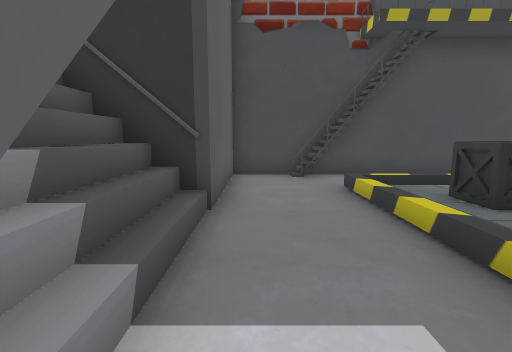
view 1 (above)

15 first-person views from a walk through a 3-D level made in the Unity game engine. The camera is 1.2 m above the floor, tilts 8° down and sees 85° across. The floor is counted in squares, 1 m on a side. Each view is taken from the middle of a square. On the plan, view 1 faces up. The plan holds only what a view shows up to about 13 squares ahead; the rest is blank. The player character is not drawn. Some surface patterns are stand-ins.

view 2
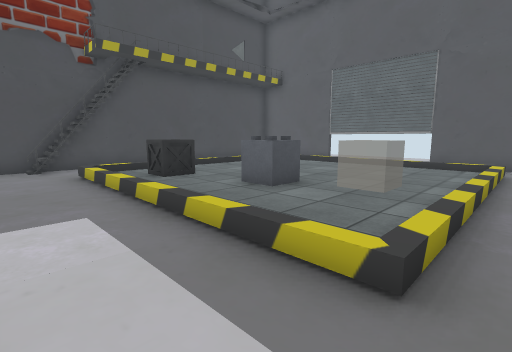

view 3
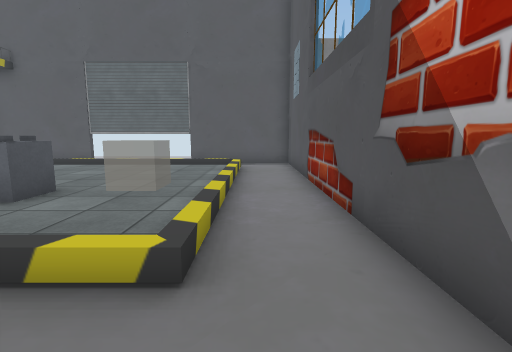

view 4
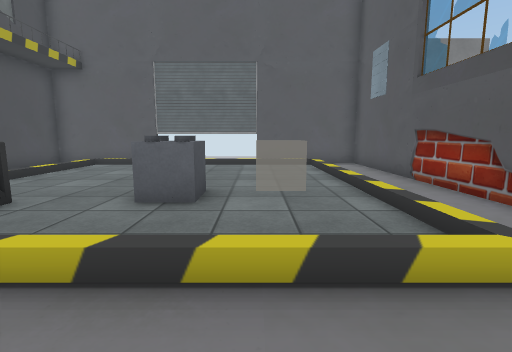

view 5
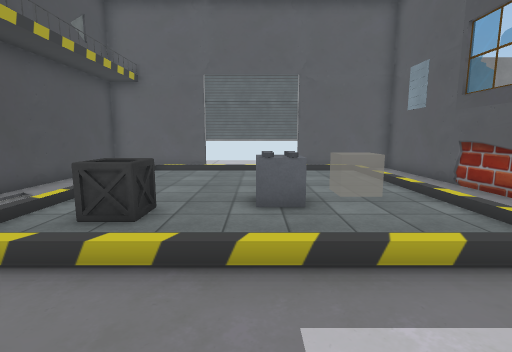

view 6
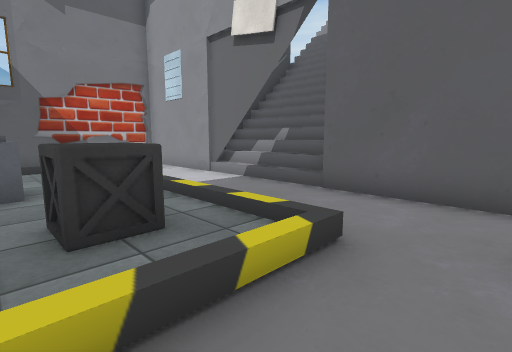

view 7
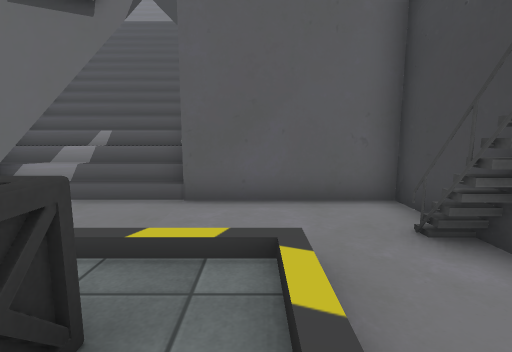

view 8
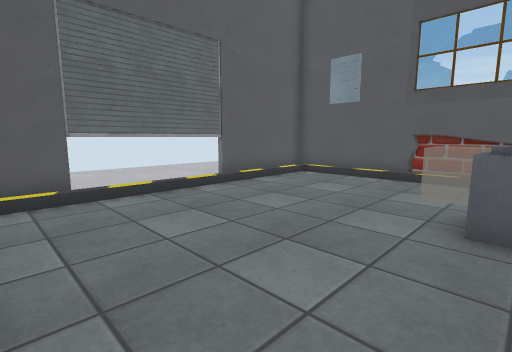

view 9
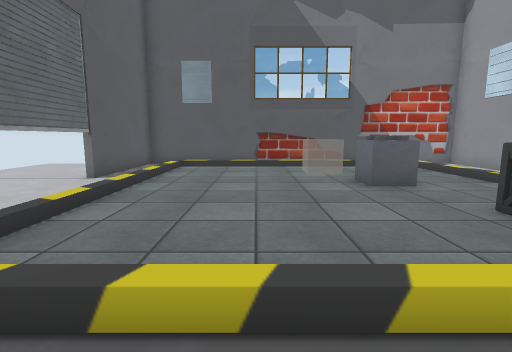

view 10
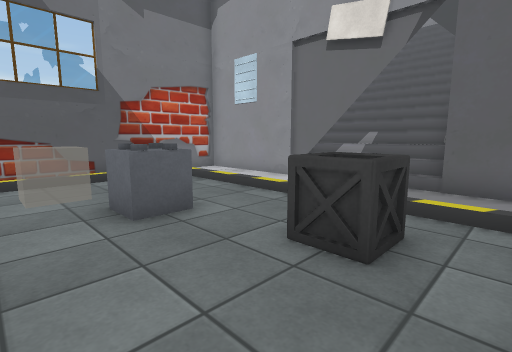

view 11
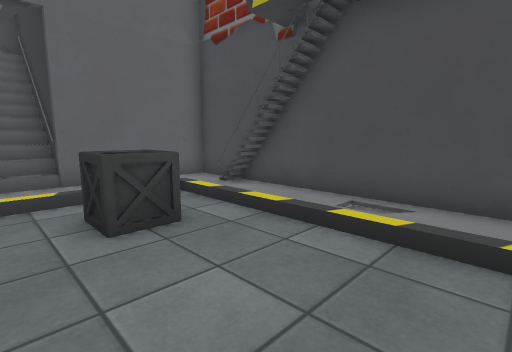

view 12
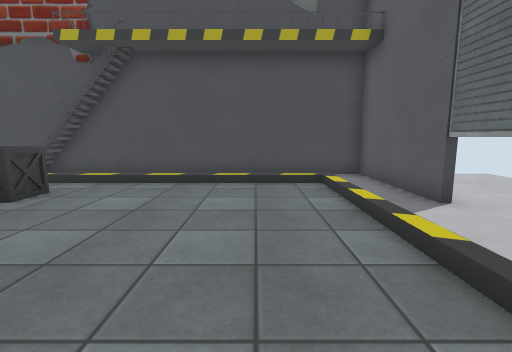

view 13
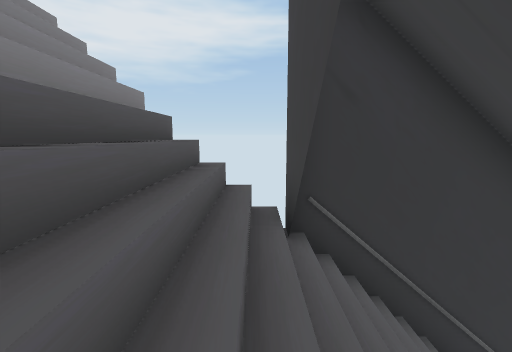

view 14
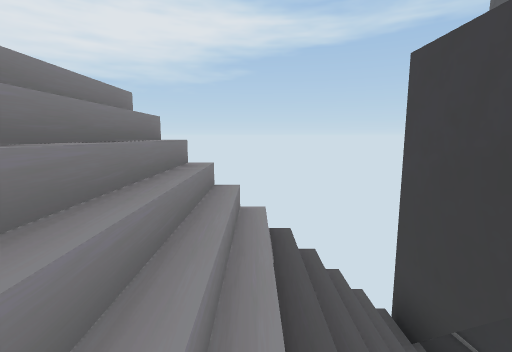

view 15
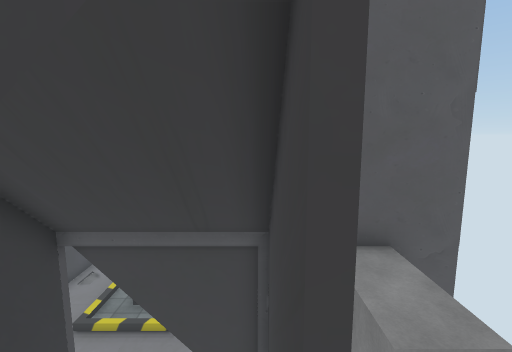

### Floor plan
Key: @ floor where view 1 was taken; # wall or solid block; . main floor; : floor 0.25 m higher than the main floor; / step, stairs or slope; = window, fence, low wall or low ledge; O other object.
Columns run from 10 left of view 1 to 13 right of it. Each row starts with its distance up from view 1.
  9          ###############
  8          #.=#......   .#
  7          #..........  .#
  6          #..//////////.#
  5      #####../:O::::::/.#
  4 /////#////../:O::::::/.#
  3 //////////../::::::::/.#
  2 //////////../::O:::::/.#
  1  ////////#../::O:::::/.#
  0   ///#####@./::: ::::/.#
 -1      ## ##../::: ::::/.#
 -2          #..//////////.#
 -3          #.............#
 -4          #.............#
 -5          ###############

Positions as (right, up) in squares from view 1, and headings:
1: (0, 0), facing up
2: (0, -3), facing up-right
3: (0, -3), facing right
4: (0, 0), facing right
5: (-1, 2), facing right
6: (5, 8), facing down-left
7: (5, 6), facing left
8: (5, 6), facing down-right
9: (8, 8), facing down
10: (7, 6), facing down-left
11: (8, 3), facing up-left
12: (9, -1), facing up
13: (-6, 0), facing up
14: (-8, 0), facing up
15: (-7, 0), facing right
